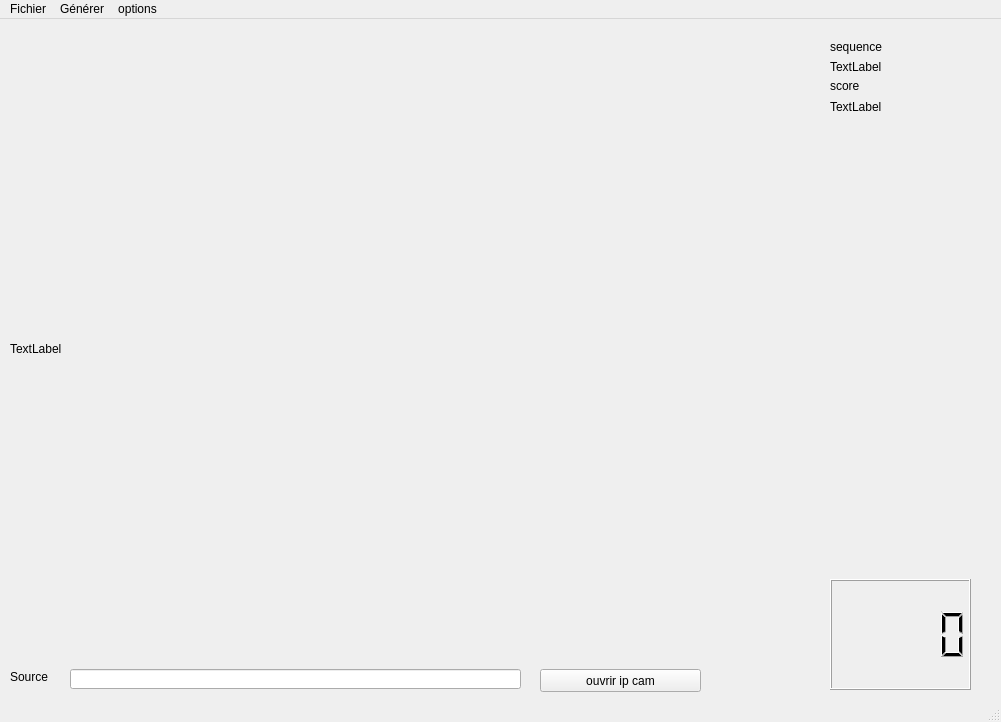
<?xml version="1.0" encoding="UTF-8"?>
<ui version="4.0">
 <class>MainWindow</class>
 <widget class="QMainWindow" name="MainWindow">
  <property name="geometry">
   <rect>
    <x>0</x>
    <y>0</y>
    <width>1001</width>
    <height>722</height>
   </rect>
  </property>
  <property name="windowTitle">
   <string>MainWindow</string>
  </property>
  <widget class="QWidget" name="centralwidget">
   <widget class="QLabel" name="cam">
    <property name="geometry">
     <rect>
      <x>10</x>
      <y>30</y>
      <width>800</width>
      <height>600</height>
     </rect>
    </property>
    <property name="text">
     <string>TextLabel</string>
    </property>
   </widget>
   <widget class="QLabel" name="source_lab">
    <property name="geometry">
     <rect>
      <x>10</x>
      <y>650</y>
      <width>47</width>
      <height>16</height>
     </rect>
    </property>
    <property name="text">
     <string>Source</string>
    </property>
   </widget>
   <widget class="QLineEdit" name="ipsource">
    <property name="geometry">
     <rect>
      <x>70</x>
      <y>650</y>
      <width>451</width>
      <height>20</height>
     </rect>
    </property>
   </widget>
   <widget class="QLabel" name="label">
    <property name="geometry">
     <rect>
      <x>830</x>
      <y>20</y>
      <width>131</width>
      <height>16</height>
     </rect>
    </property>
    <property name="text">
     <string>sequence</string>
    </property>
   </widget>
   <widget class="QLabel" name="qrcode">
    <property name="geometry">
     <rect>
      <x>830</x>
      <y>40</y>
      <width>281</width>
      <height>16</height>
     </rect>
    </property>
    <property name="text">
     <string>TextLabel</string>
    </property>
   </widget>
   <widget class="QLabel" name="label_2">
    <property name="geometry">
     <rect>
      <x>830</x>
      <y>60</y>
      <width>47</width>
      <height>13</height>
     </rect>
    </property>
    <property name="text">
     <string>score</string>
    </property>
   </widget>
   <widget class="QLabel" name="score">
    <property name="geometry">
     <rect>
      <x>830</x>
      <y>80</y>
      <width>271</width>
      <height>16</height>
     </rect>
    </property>
    <property name="text">
     <string>TextLabel</string>
    </property>
   </widget>
   <widget class="QPushButton" name="setipcam">
    <property name="enabled">
     <bool>true</bool>
    </property>
    <property name="geometry">
     <rect>
      <x>540</x>
      <y>650</y>
      <width>161</width>
      <height>23</height>
     </rect>
    </property>
    <property name="text">
     <string>ouvrir ip cam</string>
    </property>
   </widget>
   <widget class="QLCDNumber" name="lcdscore">
    <property name="geometry">
     <rect>
      <x>830</x>
      <y>560</y>
      <width>141</width>
      <height>111</height>
     </rect>
    </property>
   </widget>
  </widget>
  <widget class="QMenuBar" name="menubar">
   <property name="geometry">
    <rect>
     <x>0</x>
     <y>0</y>
     <width>1001</width>
     <height>21</height>
    </rect>
   </property>
   <widget class="QMenu" name="menuFichier">
    <property name="title">
     <string>Fichier</string>
    </property>
    <addaction name="separator"/>
    <addaction name="actionexcel"/>
    <addaction name="actionquitter"/>
   </widget>
   <widget class="QMenu" name="menuG_n_rer">
    <property name="title">
     <string>Générer</string>
    </property>
    <addaction name="actionqcm"/>
   </widget>
   <widget class="QMenu" name="menuoptions">
    <property name="title">
     <string>options</string>
    </property>
    <addaction name="actionconfigurer"/>
    <addaction name="actioneditqp"/>
   </widget>
   <addaction name="menuFichier"/>
   <addaction name="menuG_n_rer"/>
   <addaction name="menuoptions"/>
  </widget>
  <widget class="QStatusBar" name="statusbar"/>
  <action name="actionqcm">
   <property name="text">
    <string>fichier qcm</string>
   </property>
  </action>
  <action name="excel">
   <property name="text">
    <string>ouvrir le fichier excel</string>
   </property>
   <property name="statusTip">
    <string/>
   </property>
  </action>
  <action name="actionexcel">
   <property name="text">
    <string>ouvrir le fichier excel</string>
   </property>
  </action>
  <action name="actionquitter">
   <property name="text">
    <string>quitter</string>
   </property>
  </action>
  <action name="actionconfigurer">
   <property name="text">
    <string>configurer</string>
   </property>
  </action>
  <action name="actionhelp">
   <property name="text">
    <string>help</string>
   </property>
  </action>
  <action name="actioneditqp">
   <property name="text">
    <string>editer les questions/propositions</string>
   </property>
  </action>
 </widget>
 <resources/>
 <connections/>
</ui>
